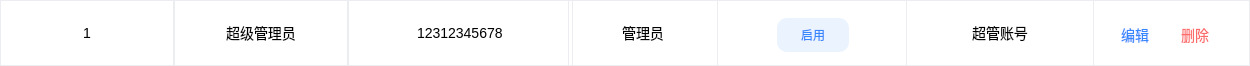
<?xml version="1.0" encoding="UTF-8"?>
<ui version="4.0">
 <class>RolePageItem</class>
 <widget class="QWidget" name="RolePageItem">
  <property name="geometry">
   <rect>
    <x>0</x>
    <y>0</y>
    <width>1250</width>
    <height>66</height>
   </rect>
  </property>
  <property name="minimumSize">
   <size>
    <width>0</width>
    <height>66</height>
   </size>
  </property>
  <property name="maximumSize">
   <size>
    <width>16777215</width>
    <height>66</height>
   </size>
  </property>
  <property name="windowTitle">
   <string>Form</string>
  </property>
  <layout class="QHBoxLayout" name="horizontalLayout">
   <property name="spacing">
    <number>0</number>
   </property>
   <property name="leftMargin">
    <number>0</number>
   </property>
   <property name="topMargin">
    <number>0</number>
   </property>
   <property name="rightMargin">
    <number>0</number>
   </property>
   <property name="bottomMargin">
    <number>0</number>
   </property>
   <item>
    <widget class="QFrame" name="rolePageBg">
     <property name="styleSheet">
      <string notr="true">#rolePageBg{
	background-color: #FFFFFF;
	border: 1px solid #EBEDF0;
}


*{
	font-family: '微软雅黑';
	font-size : 14px;
	line-height: 19px;
}</string>
     </property>
     <property name="frameShape">
      <enum>QFrame::Shape::StyledPanel</enum>
     </property>
     <property name="frameShadow">
      <enum>QFrame::Shadow::Raised</enum>
     </property>
     <widget class="QLabel" name="idLabel">
      <property name="geometry">
       <rect>
        <x>0</x>
        <y>0</y>
        <width>174</width>
        <height>66</height>
       </rect>
      </property>
      <property name="styleSheet">
       <string notr="true">border: 1px solid #EBEDF0;</string>
      </property>
      <property name="text">
       <string>1</string>
      </property>
      <property name="alignment">
       <set>Qt::AlignmentFlag::AlignCenter</set>
      </property>
     </widget>
     <widget class="QLabel" name="roleLabel">
      <property name="geometry">
       <rect>
        <x>174</x>
        <y>0</y>
        <width>174</width>
        <height>66</height>
       </rect>
      </property>
      <property name="styleSheet">
       <string notr="true">border: 1px solid #EBEDF0;</string>
      </property>
      <property name="text">
       <string>超级管理员</string>
      </property>
      <property name="alignment">
       <set>Qt::AlignmentFlag::AlignCenter</set>
      </property>
     </widget>
     <widget class="QLineEdit" name="phoneEdit">
      <property name="geometry">
       <rect>
        <x>348</x>
        <y>0</y>
        <width>225</width>
        <height>66</height>
       </rect>
      </property>
      <property name="styleSheet">
       <string notr="true">#phoneEdit{
	color: black;
	border: none;
	border: 1px solid #EBEDF0;
}</string>
      </property>
      <property name="text">
       <string>12312345678</string>
      </property>
      <property name="alignment">
       <set>Qt::AlignmentFlag::AlignCenter</set>
      </property>
      <property name="readOnly">
       <bool>true</bool>
      </property>
     </widget>
     <widget class="QLabel" name="nameLabel">
      <property name="geometry">
       <rect>
        <x>568</x>
        <y>0</y>
        <width>150</width>
        <height>66</height>
       </rect>
      </property>
      <property name="styleSheet">
       <string notr="true">border: 1px solid #EBEDF0;</string>
      </property>
      <property name="text">
       <string>管理员</string>
      </property>
      <property name="alignment">
       <set>Qt::AlignmentFlag::AlignCenter</set>
      </property>
     </widget>
     <widget class="QPushButton" name="statusBtn">
      <property name="geometry">
       <rect>
        <x>777</x>
        <y>18</y>
        <width>72</width>
        <height>34</height>
       </rect>
      </property>
      <property name="styleSheet">
       <string notr="true">#statusBtn{
	color: #3686FF;
	background-color : #EBF3FF;
	border: none;
	border-radius: 10px;
	font-size: 12px;
	line-height: 16px;
}</string>
      </property>
      <property name="text">
       <string>启用</string>
      </property>
     </widget>
     <widget class="QLabel" name="commentLabel">
      <property name="geometry">
       <rect>
        <x>906</x>
        <y>0</y>
        <width>188</width>
        <height>66</height>
       </rect>
      </property>
      <property name="styleSheet">
       <string notr="true">border: 1px solid #EBEDF0;</string>
      </property>
      <property name="text">
       <string>超管账号</string>
      </property>
      <property name="alignment">
       <set>Qt::AlignmentFlag::AlignCenter</set>
      </property>
     </widget>
     <widget class="QPushButton" name="delBtn">
      <property name="geometry">
       <rect>
        <x>1180</x>
        <y>25</y>
        <width>30</width>
        <height>19</height>
       </rect>
      </property>
      <property name="styleSheet">
       <string notr="true">#delBtn{
	background-color: transparent;
	border: none;
	color: #FD6A6A;

}</string>
      </property>
      <property name="text">
       <string>删除</string>
      </property>
     </widget>
     <widget class="QPushButton" name="editBtn">
      <property name="geometry">
       <rect>
        <x>1120</x>
        <y>25</y>
        <width>30</width>
        <height>19</height>
       </rect>
      </property>
      <property name="styleSheet">
       <string notr="true">#editBtn{
	background-color: transparent;
	border: none;
	color: #3686FF;
}</string>
      </property>
      <property name="text">
       <string>编辑</string>
      </property>
     </widget>
    </widget>
   </item>
  </layout>
 </widget>
 <resources/>
 <connections/>
</ui>
